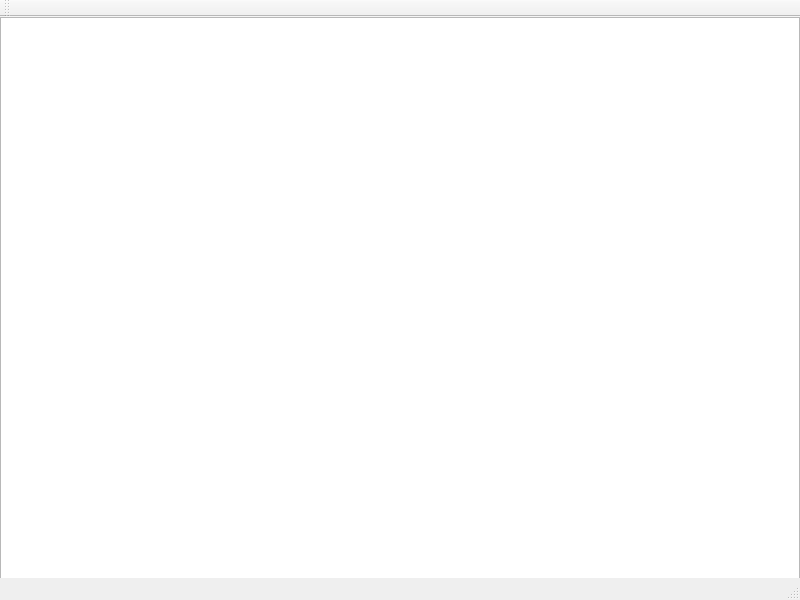
<?xml version="1.0" encoding="UTF-8"?>
<ui version="4.0">
 <class>MainWindow</class>
 <widget class="QMainWindow" name="MainWindow">
  <property name="geometry">
   <rect>
    <x>0</x>
    <y>0</y>
    <width>800</width>
    <height>600</height>
   </rect>
  </property>
  <property name="windowTitle">
   <string>MainWindow</string>
  </property>
  <widget class="QWidget" name="centralWidget">
   <widget class="QGraphicsView" name="gameView">
    <property name="geometry">
     <rect>
      <x>0</x>
      <y>0</y>
      <width>800</width>
      <height>600</height>
     </rect>
    </property>
   </widget>
  </widget>
  <widget class="QMenuBar" name="menuBar">
   <property name="geometry">
    <rect>
     <x>0</x>
     <y>0</y>
     <width>800</width>
     <height>21</height>
    </rect>
   </property>
  </widget>
  <widget class="QToolBar" name="mainToolBar">
   <attribute name="toolBarArea">
    <enum>TopToolBarArea</enum>
   </attribute>
   <attribute name="toolBarBreak">
    <bool>false</bool>
   </attribute>
  </widget>
  <widget class="QStatusBar" name="statusBar"/>
 </widget>
 <layoutdefault spacing="6" margin="11"/>
 <resources/>
 <connections/>
</ui>
